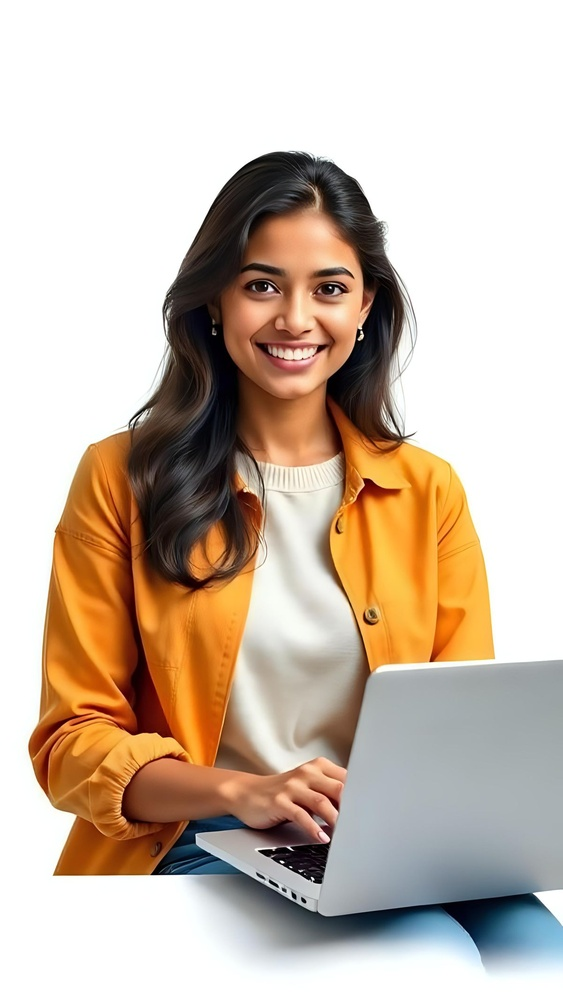
#> input picture OpenCV/Images/reference.jpg, 563 x 1000 px, shrunk from 1200 x 2133 before the run
$ jupyter execute opencv-data-augment.ipynb
#> lines starting #> are read from the running program, lines starting #| are printed output that depends on the picture
[cell 1]
import cv2
import numpy as np
import matplotlib.pyplot as plt

image = cv2.imread("Images/reference.jpg")
#> image is the input picture: shape (1000, 563, 3); mean B, G, R 171.3, 187, 204.3
image = cv2.cvtColor(image, cv2.COLOR_BGR2RGB)

plt.imshow(image)
plt.axis("off")

[cell 2]
h,w = image.shape[:2]
#> h = 1000; w = 563

M = cv2.getRotationMatrix2D(
    (w//2, h//2),
    45,
    1
)

rotated =cv2.warpAffine(
    image,
    M,
    (w,h)
)
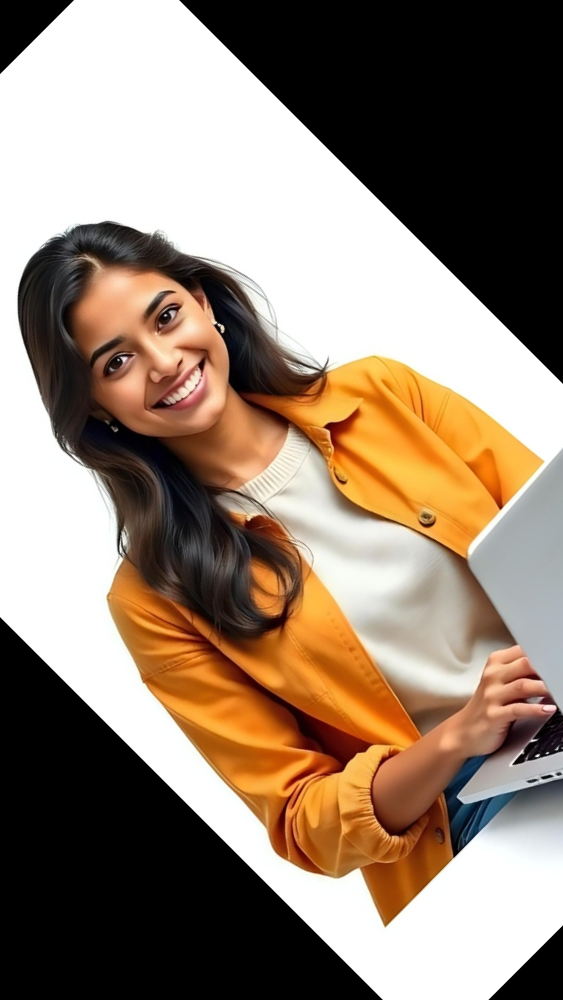
#> rotated: shape (1000, 563, 3); mean R, G, B 146.6, 127.9, 111.3
plt.imshow(rotated)
plt.axis('off')
